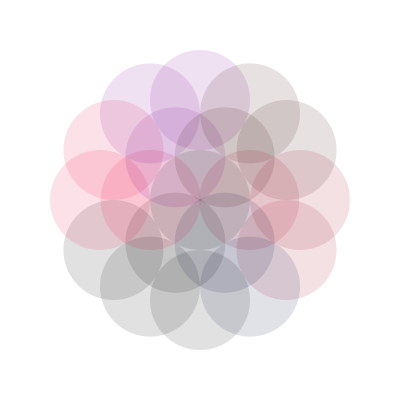
Frame 1 (no input)
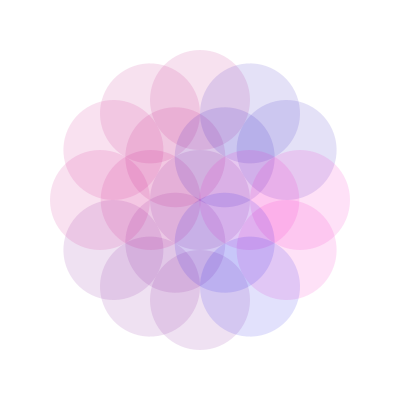
Frame 60 (the mouse pressed at the canvas centre just before this capture)
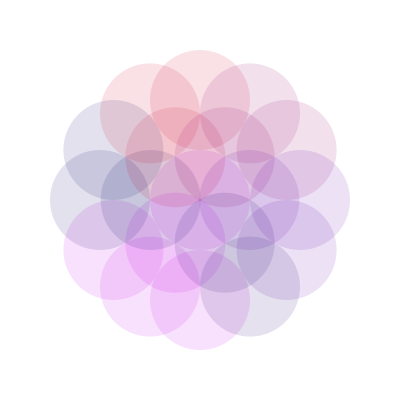
Frame 120 (the mouse held since frame 60 and released just before this capture)

The Processing sketch that drew these frames (run headless with seeded random() and noise(); from frame 60 on, the mouse is pressed at the canvas centre):

// Processing sketch: processing_183072
// ── processing_183072.pde

float dim=100;
int r=0;
int g=0;
int b=0;

void setup(){
size(400,400);
background(255);
frameRate(4);
}
 
void draw(){
background(255);
translate(width/2,height/2);
 
fill(r,0,b,30);
noStroke();
ellipse(0,0,dim,dim);
 
  for(int i=0;i<12;i++)
  {
    ellipse(0,+dim,dim,dim);
    rotate(PI/6);
    if(i%2==0)
    {
      noStroke();
      fill(r,0,b,30);
      ellipse(0,dim-(50.66),dim,dim);
      
    }
    r=int(random(0, 255));
    b=int(random(0, 255));
    
  }
 
}
